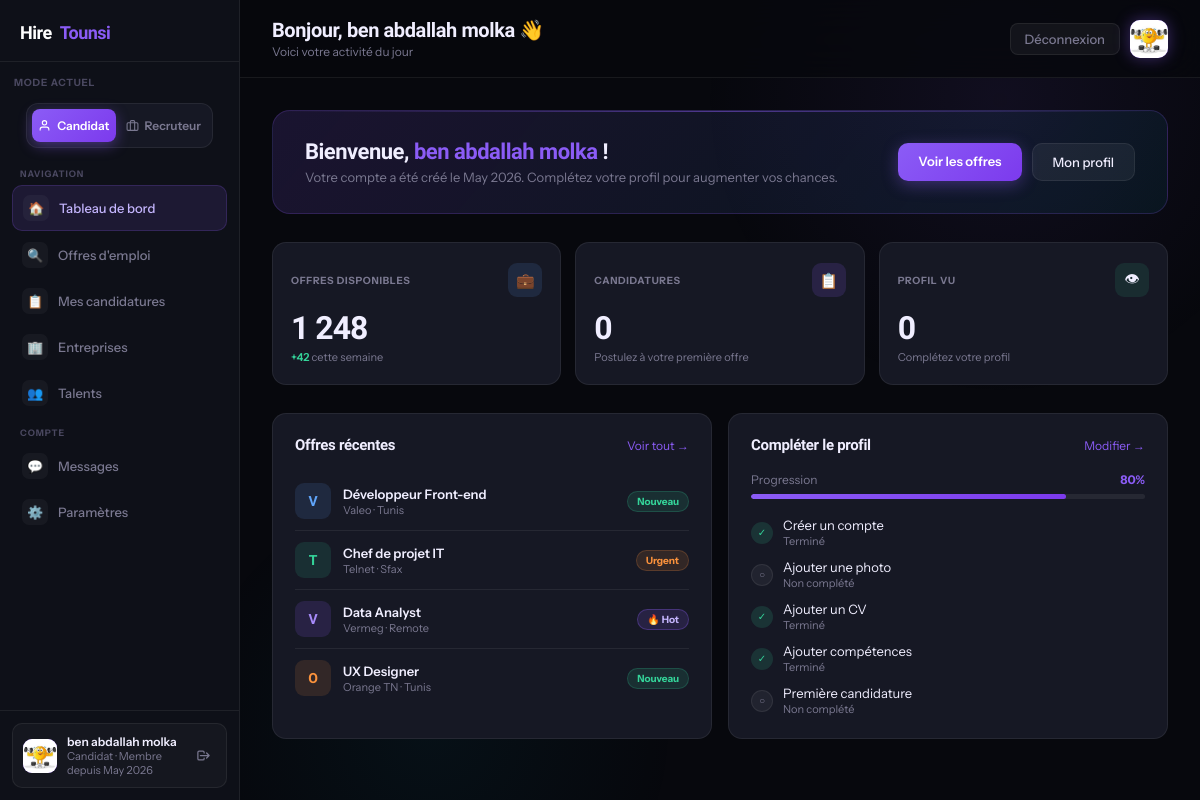
The app's page /dashboard.php (signed in), older data.
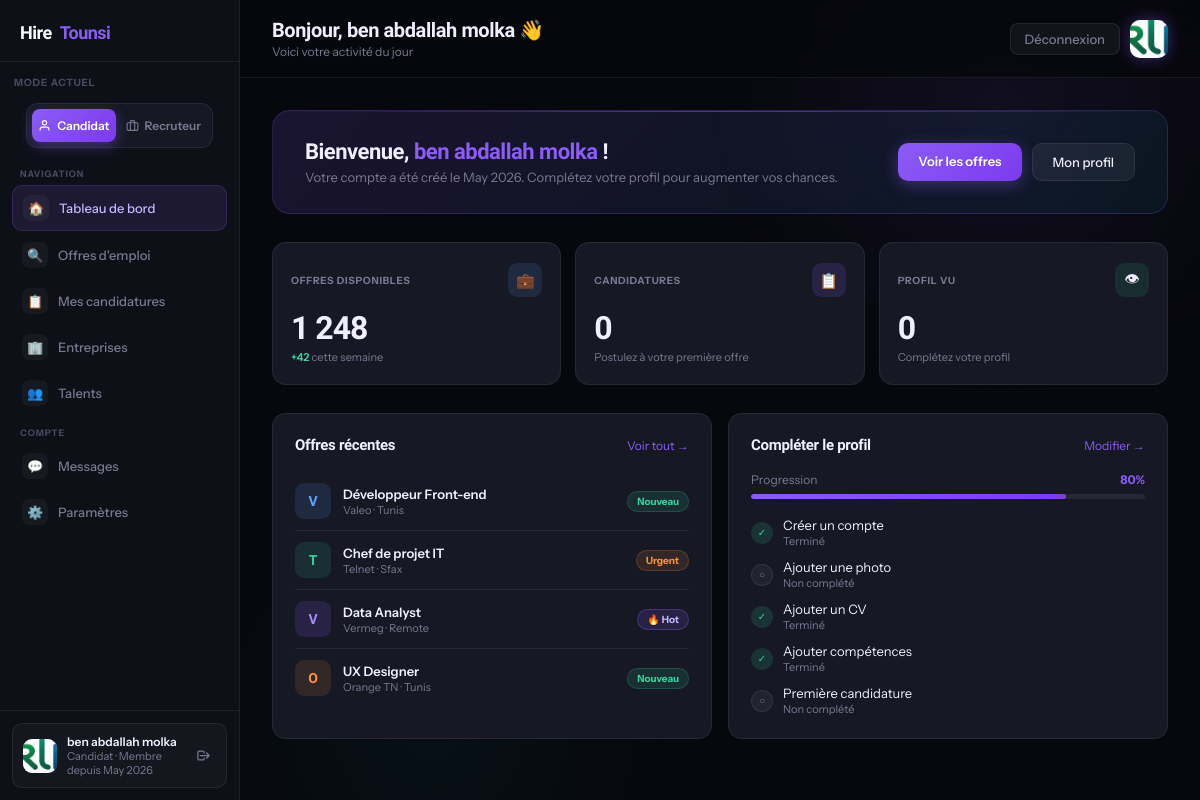
The same page, newer data.
### tables this page shows
CREATE TABLE `users` (
  `id` int(11) NOT NULL,
  `name` varchar(100) NOT NULL,
  `email` varchar(150) NOT NULL,
  `password` varchar(255) NOT NULL,
  `created_at` timestamp NOT NULL DEFAULT current_timestamp(),
  `phone` varchar(20) DEFAULT NULL,
  `bio` text DEFAULT NULL,
  `skills` text DEFAULT NULL,
  `cv_path` varchar(255) DEFAULT NULL,
  `avatar_path` varchar(255) DEFAULT NULL,
  `job_title` varchar(100) DEFAULT NULL,
  `role` enum('candidat','recruteur','both','admin') DEFAULT 'candidat',
  `is_recruiter` tinyint(1) DEFAULT 0,
  `profile_photo` varchar(255) DEFAULT NULL,
  `cv` varchar(255) DEFAULT NULL
);

### dashboard.php (the view, shortened to what the changed rows need)
<?php
include "config.php";
$userId = $_SESSION["user_id"];
$stmt = $pdo->prepare("SELECT * FROM users WHERE id = ?");
$stmt->execute([$userId]);
$userData = $stmt->fetch();
$userName = htmlspecialchars($userData["name"]);
$initials = strtoupper(substr($userName, 0, 1));
$joinDate  = isset($userData['created_at']) ? date('M Y', strtotime($userData['created_at'])) : 'N/A';
?>
<!DOCTYPE html>
<html lang="fr">
<head>
</head>
<body>
  <aside class="sidebar">
    <div class="sidebar-bottom">
      <div class="user-pill">
  <div class="avatar-sm">
  <?php if (!empty($userData['profile_photo'])): ?>
    <img src="uploads/<?= htmlspecialchars($userData['profile_photo']) ?>"
         style="width:100%;height:100%;object-fit:cover;border-radius:9px;">
  <?php else: ?>
    <?= $initials ?>
  <?php endif; ?>
</div>
        <div class="user-pill-info">
          <div class="upn"><?= $userName ?></div>
          <div class="upr">Candidat · Membre depuis <?= $joinDate ?></div>
        </div>
      </div>
    </div>
  </aside>
  <div class="main">
    <div class="topbar">
      <div>
        <h1>Bonjour, <?= $userName ?> 👋</h1>
        <p>Voici votre activité du jour</p>
      </div>
      <div class="topbar-right">
    <div class="avatar-lg">
  <?php if (!empty($userData['profile_photo'])): ?>
    <img src="uploads/<?= htmlspecialchars($userData['profile_photo']) ?>"
         style="width:100%;height:100%;object-fit:cover;border-radius:10px;">
  <?php else: ?>
    <?= $initials ?>
  <?php endif; ?>
</div>
      </div>
    </div>
    <div class="content">
      <div class="welcome-banner">
        <div>
          <h2>Bienvenue, <span><?= $userName ?></span> !</h2>
          <p>Votre compte a été créé le <?= $joinDate ?>. Complétez votre profil pour augmenter vos chances.</p>
        </div>
      </div>
</body>
</html>

Row changes from the older to the newer data that the page shows:
changed users "ben abdallah molka": profile_photo: a different picture
